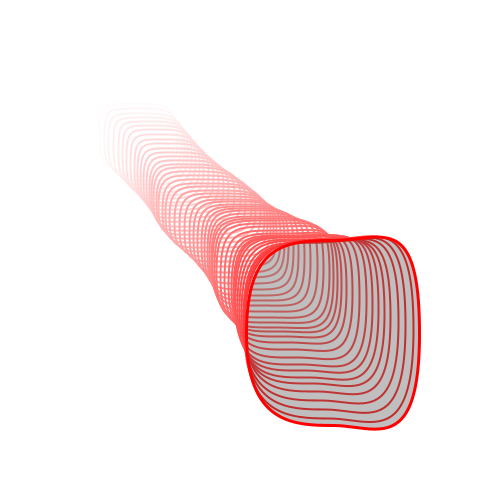
Frame 1 (no input)
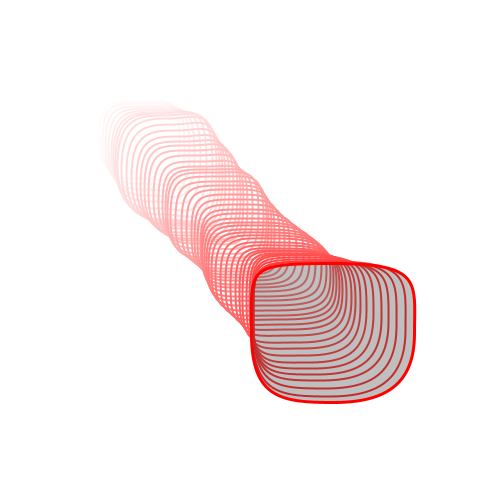
Frame 60 (the mouse pressed at the canvas centre just before this capture)
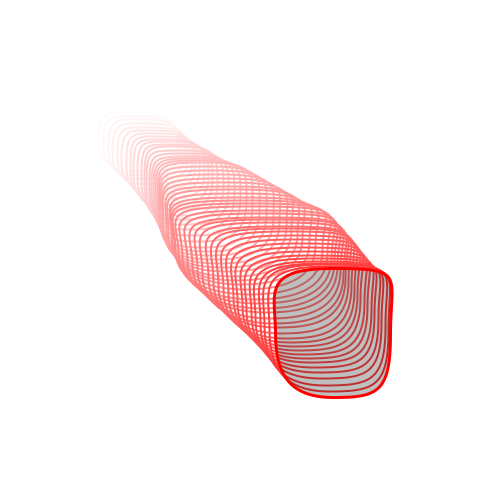
Frame 120 (the mouse held since frame 60 and released just before this capture)

The Processing sketch that drew these frames (run headless with seeded random() and noise(); from frame 60 on, the mouse is pressed at the canvas centre):

// Processing sketch: processing_39882
// ── processing_39882.pde

int lastMillis;
float sec;

void setup( )
{
  size(500,500);
  smooth();
  lastMillis = millis();
  sec = 0;
}


void draw()
{
  int tmp = millis();
  float dt = (tmp-lastMillis)/1000.0;
  lastMillis = tmp;
  
  sec += dt;
  
  background(255);
  
  noFill();
  noStroke();
  strokeWeight(2);
  for( int i=50; i>=0; i-- )
  {
    float t = sec-2.0*i/frameRate;
    float d1 = lerp( width/9,width/2,noise(t,0)); 
    float d2 = lerp( height/9,height/2,noise(t,3));
    float s1 = lerp( -1,3,noise(t/2.5,5));
    float s2 = lerp( -1,3,noise(t/2.2,10));
    float s3 = lerp( -1,3,noise(t/2.1,15));
    float s4 = lerp( -1,3,noise(t/2.0,20));
    stroke(255,55+i*4,55+i*4);
    if( i==0 )
    {
      stroke(255,0,0);
      fill(0,0,0,64);
      strokeWeight(3);
    }
    d1*=50.0/(i+50);
    d2*=50.0/(i+50);
    squellipse( width*2/3-4*i,height*2/3-4*i, d1,d2,s1,s2,s3,s4);
  }
 }

//------------------------
// squellipse

float ctrl = 4*(sqrt(2)-1)/3;
void squellipse( float x, float y, float d1, float d2, float sqAll )
{
  squellipse( x,y,d1,d2,sqAll,sqAll,sqAll,sqAll);
}

void squellipse( float x, float y, float d1, float d2, float sqHorz, float sqVert )
{
  squellipse( x,y,d1,d2,sqHorz,sqVert,sqHorz,sqVert);
}

void squellipse( float x, float y, float d1, float d2, float sql, float sqt,float sqr, float sqb )
{
  float r1 = d1/2;
  float r2 = d2/2;
  float c1t = r1*lerp(ctrl,1,sqt);
  float c1b = r1*lerp(ctrl,1,sqb);
  float c2l = r2*lerp(ctrl,1,sql);
  float c2r = r2*lerp(ctrl,1,sqr);
  
  beginShape();
    vertex( x,y-r2);
    bezierVertex( x+c1t,y-r2,
      x+r1,y-c2r,
      x+r1,y);
    bezierVertex( x+r1,y+c2r,
      x+c1b,y+r2,
      x,y+r2);
    bezierVertex( x-c1b,y+r2,
      x-r1,y+c2l,
      x-r1,y);
    bezierVertex( x-r1,y-c2l,
      x-c1t,y-r2,
      x,y-r2);
    
  endShape(CLOSE);
}
